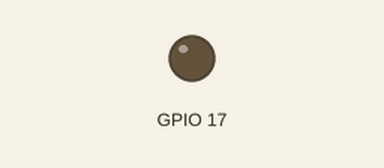
This program was run on a simulated Raspberry Pi (BCM pin numbers). On the bench: output pins drawn as LEDs (lit = HIGH). Dashed ring = blinking.

Above: at 0.5 s.
At 2.2 s:
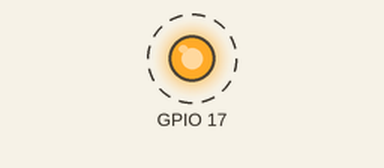
Timing chart, 0 to 3.0 s (numbered marks = the images above):
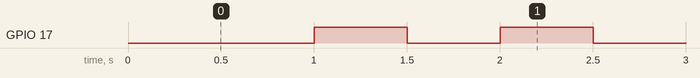

Measured:
- by itself, GPIO 17: alternates HIGH for 0.50 s and LOW for 0.50 s

The program:

01_blink.py
```python
# 01_blink.py
# From the code for the Electronics Starter Kit for the Raspberry Pi by MonkMakes.com


import RPi.GPIO as GPIO
import time

# Configure the Pi to use the BCM (Broadcom) pin names, rather than the pin positions
GPIO.setmode(GPIO.BCM)


class LED:
    # state = False

    def __init__(self, start_state, id_pin):
        self.state = start_state
        self.pin = id_pin
        GPIO.setup(self.pin, GPIO.OUT)

    def switch(self):
        self.state = not self.state
        GPIO.output(self.pin, self.state)


red_LED = LED(True,17)


try:
    while True:
        time.sleep(0.5)# delay 0.5 seconds
        red_LED.switch()
finally:
    print("Cleaning up")
    GPIO.cleanup()

# You could get rid of the try: finally: code and just have the while loop
# and its contents. However, the try: finally: construct makes sure that
# when you CTRL-c the program to end it, all the pins are set back to
# being inputs. This helps protect your Pi from accidental shorts-circuits
# if something metal touches the GPIO pins.
```
